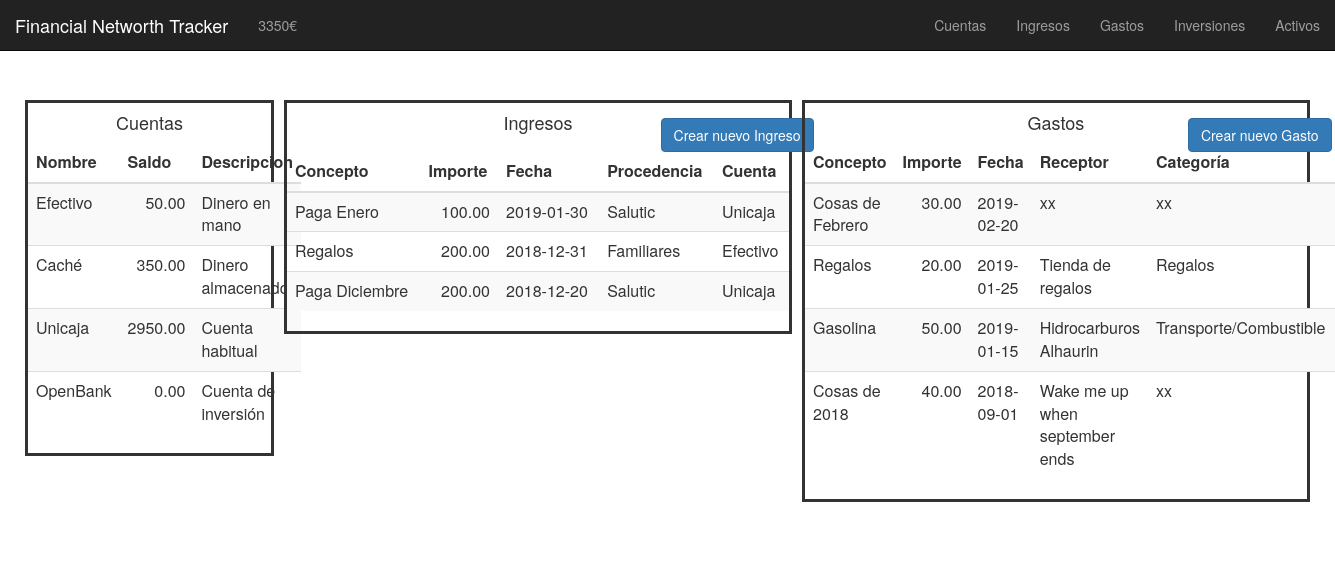
The page / on the database its author committed.
### tables this page shows
CREATE TABLE cuentas (
	id INT PRIMARY KEY AUTO_INCREMENT,
	nombre VARCHAR(50),
    saldo DECIMAL(15,2),
    descripcion VARCHAR(50)
);

CREATE TABLE ingresos (
	id INT PRIMARY KEY AUTO_INCREMENT,
	importe DECIMAL(8,2),  
    concepto VARCHAR(50),  
    fecha DATE,  
    procedencia VARCHAR(50),  
    cuenta VARCHAR(50)  
);

CREATE TABLE gastos (
	id INT PRIMARY KEY AUTO_INCREMENT,
	importe DECIMAL(8,2),  
    concepto VARCHAR(50),  
    fecha DATE,  
    receptor VARCHAR(50),  
    categoria VARCHAR(50),  
    cuenta VARCHAR(50)  
);

### functions/gastos/mostrar_gastos.php (the view, shortened to what this page needs)
<table class="table table-striped">
    <thead>
    <tr>
        <th>Concepto</th>
        <th>Importe</th>
        <th>Fecha</th>
        <th>Receptor</th>
        <th>Categoría</th>
    </tr>
    </thead>
<?php
$res = mysql_query("SELECT * FROM gastos ORDER BY fecha DESC")
or die(mysql_error());
while($row = mysql_fetch_array( $res )) {?>
    <tr>
        <td><?php echo $row['concepto'];?></td>
        <td style="text-align:right;"><?php echo $row['importe'];?></td>
        <td><?php echo $row['fecha'];?></td>
        <td><?php echo $row['receptor'];?></td>
        <td><?php echo $row['categoria'];?></td>
    </tr>
<?php } ?>
</table>

### functions/cuentas/mostrar_cuentas.php (shortened to what this page needs)
<table class="table table-striped">
    <thead>
    <tr>
        <th>Nombre</th>
        <th>Saldo</th>
        <th>Descripcion</th>
    </tr>
    </thead>
<?php
$res = mysql_query("SELECT * FROM cuentas")
or die(mysql_error());
while($row = mysql_fetch_array( $res )) {?>
    <tr>
        <td><?php echo $row['nombre'];?></td>
        <td style="text-align:right;"><?php echo $row['saldo'];?></td>
        <td><?php echo $row['descripcion'];?></td>
    </tr>
<?php } ?>
</table>

### functions/ingresos/mostrar_ingresos.php (shortened to what this page needs)
<table class="table table-striped">
    <thead>
    <tr>
        <th>Concepto</th>
        <th>Importe</th>
        <th>Fecha</th>
        <th>Procedencia</th>
        <th>Cuenta</th>
    </tr>
    </thead>
<?php
$res = mysql_query("SELECT * FROM ingresos ORDER BY fecha DESC")
or die(mysql_error());
while($row = mysql_fetch_array( $res )) {?>
    <tr>
        <td><?php echo $row['concepto'];?></td>
        <td style="text-align:right;"><?php echo $row['importe'];?></td>
        <td><?php echo $row['fecha'];?></td>
        <td><?php echo $row['procedencia'];?></td>
        <td><?php echo $row['cuenta'];?></td>
    </tr>
<?php } ?>
</table>

### css/index.css (style rules this page uses)
body { margin-top: 100px; margin-left: 35px; margin-right: 35px; }

### rows shown on the page
cuentas: nombre "Efectivo", saldo "50.00", descripcion "Dinero en mano"
cuentas: nombre "Caché", saldo "350.00", descripcion "Dinero almacenado"
cuentas: nombre "Unicaja", saldo "2950.00", descripcion "Cuenta habitual"
cuentas: nombre "OpenBank", saldo "0.00", descripcion "Cuenta de inversión"
ingresos: concepto "Paga Enero", importe "100.00", fecha "2019-01-30", procedencia "Salutic", cuenta "Unicaja"
ingresos: concepto "Regalos", importe "200.00", fecha "2018-12-31", procedencia "Familiares", cuenta "Efectivo"
ingresos: concepto "Paga Diciembre", importe "200.00", fecha "2018-12-20", procedencia "Salutic", cuenta "Unicaja"
gastos: concepto "Cosas de Febrero", importe "30.00", fecha "2019-02-20", receptor "xx", categoria "xx"
gastos: concepto "Regalos", importe "20.00", fecha "2019-01-25", receptor "Tienda de regalos", categoria "Regalos"
gastos: concepto "Gasolina", importe "50.00", fecha "2019-01-15", receptor "Hidrocarburos Alhaurin", categoria "Transporte/Combustible"
gastos: concepto "Cosas de 2018", importe "40.00", fecha "2018-09-01", receptor "Wake me up when september ends", categoria "xx"

### other values the page prints
$patrimonio "3350"
